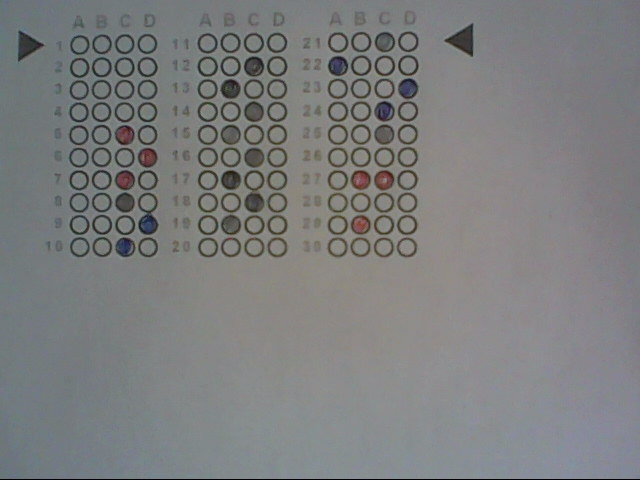
#> input picture Exam Grader/Unfinished/tc/tc1.jpg, 640 x 480 px
$ python shapedetector_beta.py
#> lines starting #> are read from the running program, lines starting #| are printed output that depends on the picture; after the words box and inside, x2 and y2 are one past the last pixel; in counts of white or black regions, pixels touching at a corner belong together
import cv2
import imutils
import math


def is_valid_triangle(c):
    perimeter = cv2.arcLength(c, True)
    approx = cv2.approxPolyDP(c, 0.1 * perimeter, True) # alter 0.1 as req'd
    return True if len(approx) == 3 else False

def filter_triangles(t_list):

    markers = []

    t_list = [x for x in t_list if x[3] > 125]

    if len(t_list) < 2:
        print("Tracking triangles not found!")
        return

    t_list.sort(key=lambda x: x[3])

    if len(t_list) > 2:
        if (t_list[0][3] >= t_list[1][3] * 0.85 and
            t_list[0][3] <= t_list[1][3] * 1.15):

            markers.append(t_list[0])

        for i in range(len(t_list) - 2):
            i += 1
            if ((t_list[i][3] >= t_list[i - 1][3] * 0.85 and
                t_list[i][3] <= t_list[i - 1][3] * 1.15) or
                (t_list[i][3] >= t_list[i + 1][3] * 0.85 and
                t_list[i][3] <= t_list[i + 1][3] * 1.15)):

                markers.append(t_list[i])

        if (t_list[-1][3] >= t_list[-2][3] * 0.85 and
            t_list[-1][3] <= t_list[-2][3] * 1.15):

            markers.append(t_list[-1])

    else:
        markers = t_list[:]

    return markers

image = cv2.imread("tc//tc1.jpg")
#> image is the input picture: shape (480, 640, 3); mean B, G, R 126.6, 126, 124.7

gray = cv2.cvtColor(image, cv2.COLOR_BGR2GRAY)
blurred = cv2.GaussianBlur(gray, (5, 5), 0)
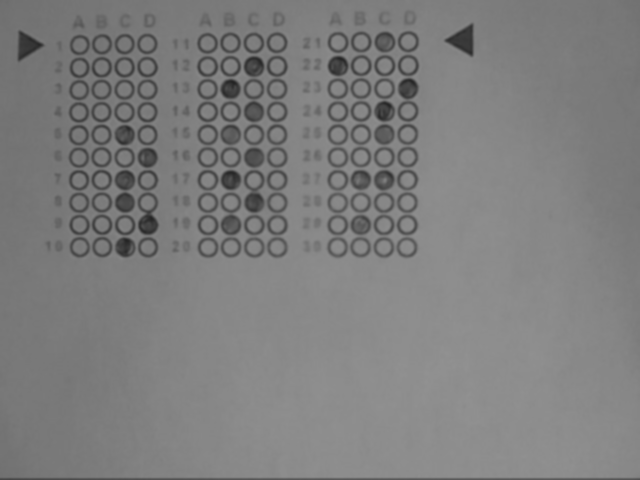
#> blurred: shape (480, 640); min 35, max 145, mean 125.8

background_thresh = 0.8 * ((int(blurred[10, 10]) + int(blurred[470, 630]) + int(blurred[470, 10]) + int(blurred[10, 630])) / 4)# alter threshold
#> background_thresh = 96.4

print(background_thresh)
#| 96.4

thresh = cv2.threshold(blurred, background_thresh, 255, cv2.THRESH_BINARY_INV)[1]
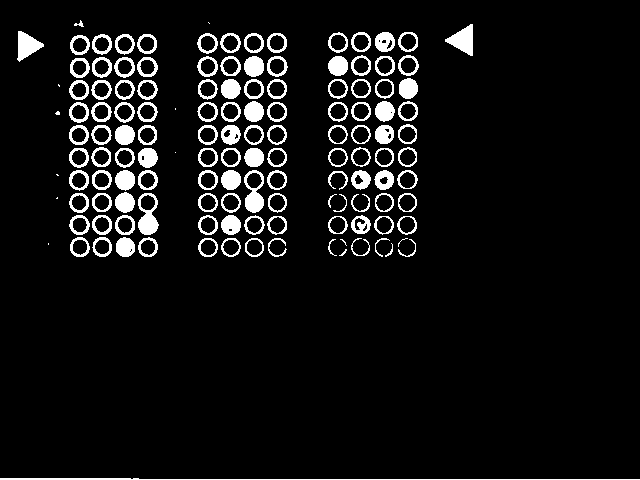
#> thresh: shape (480, 640); 7.3% white; 135 white regions (11 under 20 px)

cnts = cv2.findContours(thresh.copy(), cv2.RETR_EXTERNAL,
	cv2.CHAIN_APPROX_SIMPLE)
#> cnts = 135 contours, 17 with area under 20; largest, box (x1, y1, x2, y2) and area: (138, 193, 159, 235) 606, (244, 170, 264, 213) 590, (445, 24, 473, 56) 450, (17, 31, 44, 62) 418, (267, 56, 288, 77) 316
cnts = cnts[1]
#> cnts = 135 rows, first 6: [1, -1, -1, -1], [2, 0, -1, -1], [3, 1, -1, -1], [4, 2, -1, -1], [5, 3, -1, -1], [6, 4, -1, -1]
triangles = []
i = 0

for c in cnts:
    # compute the center of the contour
#> (the run stopped early here; a loop or call above may not have finished)

$ run again, with Exam Grader/Unfinished/tc/tc2.jpg copied over Exam Grader/Unfinished/tc/tc1.jpg
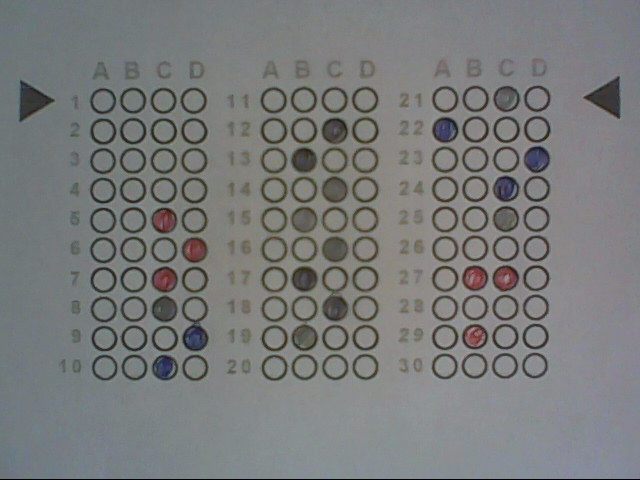
#> input picture Exam Grader/Unfinished/tc/tc2.jpg, 640 x 480 px
#> image is the input picture: shape (480, 640, 3); mean B, G, R 123, 122.9, 121.2
#> `blurred = cv2.GaussianBlur(gray, (5, 5), 0)`:
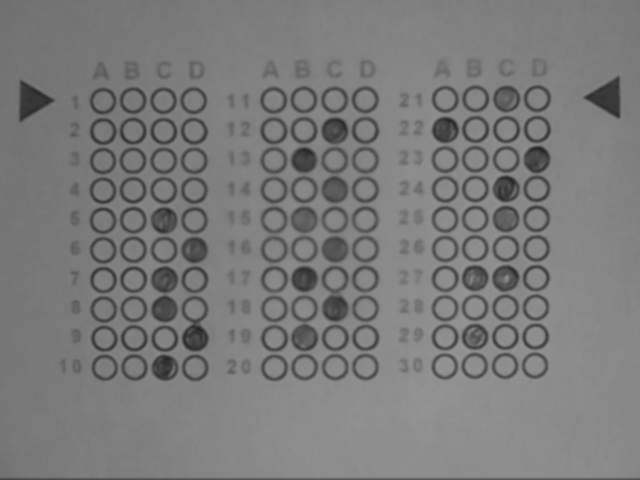
#> blurred: shape (480, 640); min 37, max 150, mean 122.5
#> background_thresh = 97.2
#| 97.2
#> `thresh = cv2.threshold(blurred, background_thresh, 255, cv2.THRESH_BIN..`:
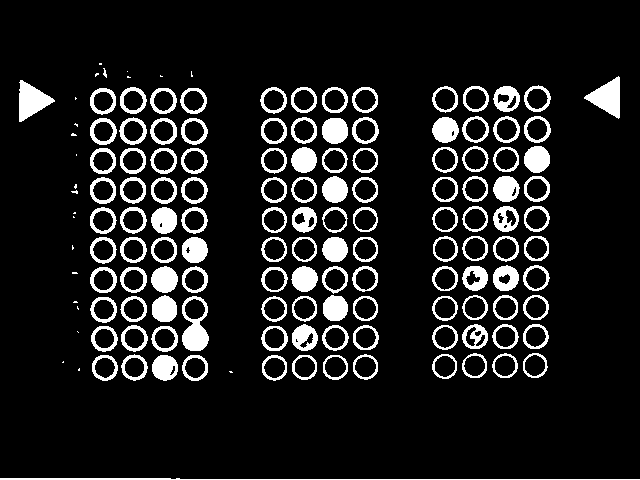
#> thresh: shape (480, 640); 11.7% white; 145 white regions (22 under 20 px)
#> `cnts = cv2.findContours(thresh.copy(), cv2.RETR_EXTERNAL, cv2.CHAIN_AP..`: cnts = 145 contours, 23 with area under 20; largest, box (x1, y1, x2, y2) and area: (182, 296, 209, 351) 1054, (19, 80, 55, 122) 768, (584, 76, 620, 119) 764, (119, 117, 147, 145) 550, (90, 118, 117, 145) 540
#> `cnts = cnts[1]`: cnts = 145 rows, first 6: [1, -1, -1, -1], [2, 0, -1, -1], [3, 1, -1, -1], [4, 2, -1, -1], [5, 3, -1, -1], [6, 4, -1, -1]
